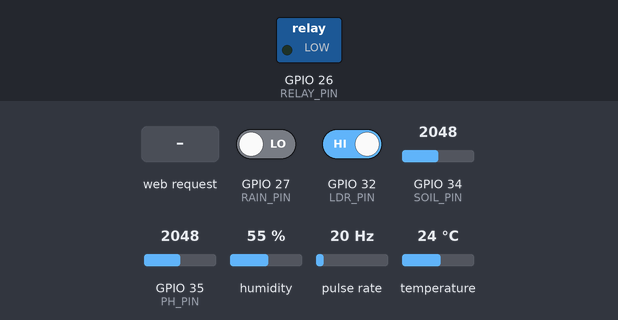
Recording of a sketch running on a simulated ESP32. Shown: switched loads named in the sketch (green lamp = pin HIGH). Wiring (inferred from the names in the program): pulse sensor: data GPIO 18. Inputs (shaded band) come from the test bench; at power-on: GPIO 27 (RAIN_PIN) LOW, GPIO 34 (SOIL_PIN) = 2048, GPIO 32 (LDR_PIN) HIGH, GPIO 35 (PH_PIN) = 2048, humidity 55 %, pulse rate 20 Hz, temperature 24 °C. WiFi joins after 1.5 s; servers stay silent unless stated; uploads are accepted with an empty reply; what the sketch prints to the serial monitor is not drawn.

Above: at 3.2 s.
3.3 s: GPIO 27 (RAIN_PIN) driven HIGH
6.5 s: GPIO 34 (SOIL_PIN) set to 2962
8.2 s: GPIO 34 (SOIL_PIN) set to 3054
At 9.8 s:
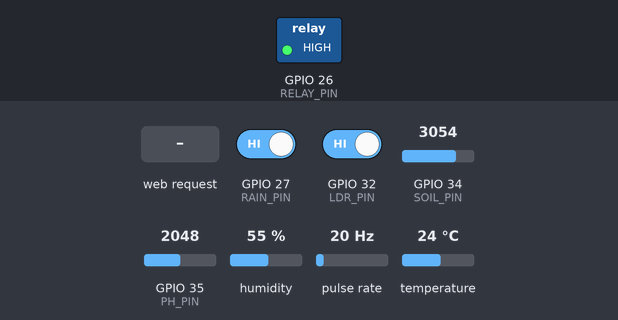
10.5 s: GPIO 32 (LDR_PIN) driven LOW
13.5 s: HTTP request GET /mode?auto=pump received
16.5 s: HTTP request GET /pump?auto=120&state=120 received
At 17.4 s:
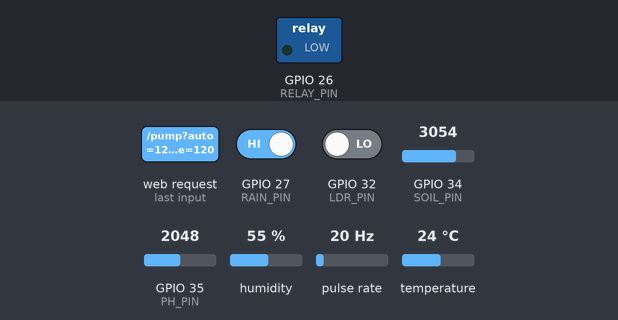
Timing chart, 0 to 19.5 s (numbered marks = the images above; inputs shaded):
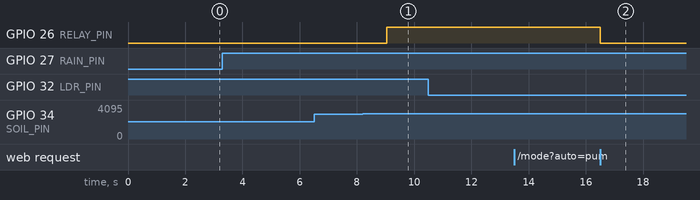

Measured:
- the behaviour switches between 2995 and 2996 on GPIO 34 (SOIL_PIN) (found by bisection; images 0 and 1)
- after the input at 3.3 s, every drawn part: stays the same
- after the input at 6.5 s, every drawn part: stays the same
- after the input at 8.2 s, GPIO 26 (RELAY_PIN): LOW → HIGH after 0.84 s
- after the input at 10.5 s, every drawn part: stays the same
- after the input at 13.5 s, every drawn part: stays the same
- after the input at 16.5 s, GPIO 26 (RELAY_PIN): HIGH → LOW at once

The sketch:

smart_irrigation_esp32.ino
```cpp
#include <WiFi.h>
#include <WiFiClientSecure.h>
#include <WebServer.h>
#include <HTTPClient.h>
#include <ArduinoJson.h>   // Library Manager -> "ArduinoJson" (Benoit Blanchon)
#include <DHT.h>

// WIFI_SSID, WIFI_PASSWORD and BACKEND_DEVICE_KEY live in wifi_secrets.h
// (same folder, never committed). Copy wifi_secrets.example.h to create it.
#include "wifi_secrets.h"

// ================= WIFI SETTINGS =================
const char* ssid     = WIFI_SSID;
const char* password = WIFI_PASSWORD;

// ================= BACKEND SETTINGS ==============
// Default: the hosted backend on Render. The board only needs internet access,
// it does NOT have to be on the same network as your laptop.
const char*    BACKEND_HOST       = "ai-smart-irrigation.onrender.com";
const uint16_t BACKEND_PORT       = 443;
const bool     BACKEND_USE_HTTPS  = true;
//
// To test against a backend running on your own PC instead, use:
//   BACKEND_HOST = "192.168.1.4" (your PC's IPv4), BACKEND_PORT = 3000,
//   BACKEND_USE_HTTPS = false, and keep both on the same Wi-Fi.
const unsigned long UPLOAD_INTERVAL_MS = 2000;   // send readings every 2 s

// ================= EXACT PINOUT ==================
#define SOIL_PIN   34   // Resistive Soil Moisture (AO) - ADC1
#define PH_PIN     35   // pH Sensor Module (Po / AO) - ADC1
#define LDR_PIN    32   // LDR Module (DO)
#define RAIN_PIN   27   // Rain Sensor Module (DO)
#define DHT_PIN     4   // DHT11 (DATA)
#define FLOW_PIN   18   // Water Flow Sensor YF-S201 (Yellow via 1k/2k divider)
#define RELAY_PIN  26   // BC548 Base (via 1k resistor) -> Low-Trigger Relay IN

#define DHTTYPE DHT11

// ============ FIXED CALIBRATION FLAGS ============
// BC548 + Low-Trigger Relay ke liye false zaroori hai
#define RELAY_ACTIVE_LOW false
#define LDR_DAY_LOW      true   // Day/Night ulta dikhe toh false kar dena

const int SOIL_DRY_RAW = 3800;  // Sookhi mitti / hawa mein reading
const int SOIL_WET_RAW = 1500;  // Geeli mitti / paani mein reading

// pH Calibration Offset (Saaf paani mein 7.0 se jitna kam/zyada aaye yahan adjust karein)
const float PH_OFFSET  = 0.0;

const int PUMP_ON_THRESHOLD  = 35;  // 35% se kam par Pump ON
const int PUMP_OFF_THRESHOLD = 60;  // 60% se zyada par Pump OFF

// ================= OBJECTS & VARS ================
DHT dht(DHT_PIN, DHTTYPE);
WebServer server(80);

portMUX_TYPE flowMux = portMUX_INITIALIZER_UNLOCKED;
volatile uint32_t pulseCount = 0;

int soilRaw = 0;
int soilPercent = 0;
float phVoltage = 2.50;
float phValue = 7.0;
float temperature = 0.0;
float humidity = 0.0;
bool isRaining = false;
bool isDaylight = true;
float flowRateLPM = 0.0;
float totalLiters = 0.0;

bool autoMode = true;
bool pumpState = false;
unsigned long lastUpdate = 0;

// --- backend sync state (only used by the upload code) ---
bool dhtValid = false;            // becomes true after the first good DHT11 read
uint32_t lastCmdId = 0;           // newest dashboard command already applied

// Water Flow Interrupt
void IRAM_ATTR flowISR() {
  portENTER_CRITICAL_ISR(&flowMux);
  pulseCount++;
  portEXIT_CRITICAL_ISR(&flowMux);
}

// Relay Control Function
void setPump(bool turnOn) {
  pumpState = turnOn;
  if (RELAY_ACTIVE_LOW) {
    digitalWrite(RELAY_PIN, turnOn ? LOW : HIGH);
  } else {
    digitalWrite(RELAY_PIN, turnOn ? HIGH : LOW);
  }
}

// Smart Agronomic Advice Generator
String getSmartTip() {
  if (isRaining) {
    return "Baarish detect hui hai: Auto-irrigation paused hai taaki waterlogging na ho.";
  }
  if (phValue < 5.5) {
    return "Paani/Soil zyada Acidic hai (pH " + String(phValue, 1) + "): Agricultural lime (choona) milane ki salah di jati hai.";
  }
  if (phValue > 8.0) {
    return "Paani/Soil zyada Alkaline hai (pH " + String(phValue, 1) + "): Gypsum ya organic compost use karein.";
  }
  if (soilPercent < PUMP_ON_THRESHOLD) {
    if (isDaylight && temperature > 35.0) {
      return "Mitti sookhi hai aur garmi zyada hai; watering ON hai (shaam ko paani dena best rehta hai).";
    }
    return "Mitti sookhi hai (" + String(soilPercent) + "%): Pump ON kar diya gaya hai.";
  }
  if (soilPercent > 75) {
    return "Mitti mein kaafi nami hai: Abhi paani dene ki zaroorat nahi hai.";
  }
  return "Soil moisture aur pH (" + String(phValue, 1) + ") normal range mein hain.";
}

// ================= WEB DASHBOARD HTML =================
const char MAIN_PAGE[] PROGMEM = R"rawliteral(
<!DOCTYPE html>
<html>
<head>
  <meta name="viewport" content="width=device-width, initial-scale=1">
  <title>Smart Irrigation Dashboard</title>
  <style>
    body { font-family: Arial, sans-serif; background: #0f172a; color: #f8fafc; margin: 0; padding: 16px; text-align: center; }
    h2 { color: #38bdf8; margin-bottom: 12px; }
    .grid { display: grid; grid-template-columns: repeat(auto-fit, minmax(150px, 1fr)); gap: 12px; max-width: 720px; margin: auto; }
    .card { background: #1e293b; padding: 14px; border-radius: 12px; box-shadow: 0 4px 10px rgba(0,0,0,0.3); }
    .label { font-size: 13px; color: #94a3b8; }
    .val { font-size: 24px; font-weight: bold; margin-top: 6px; color: #e2e8f0; }
    .tip { max-width: 692px; margin: 14px auto; background: #1e3a5f; border-left: 4px solid #38bdf8; padding: 12px; border-radius: 8px; text-align: left; font-size: 14px; }
    .controls { max-width: 720px; margin: 16px auto; display: flex; flex-wrap: wrap; gap: 10px; justify-content: center; }
    button { padding: 12px 18px; border: none; border-radius: 8px; font-size: 15px; font-weight: bold; cursor: pointer; color: #fff; }
    .btn-auto { background: #0284c7; }
    .btn-on { background: #16a34a; }
    .btn-off { background: #dc2626; }
    .btn-reset { background: #64748b; }
  </style>
</head>
<body>
  <h2>Smart Irrigation System (ESP32)</h2>
  <div class="grid">
    <div class="card"><div class="label">Soil Moisture</div><div class="val" id="soil">--%</div></div>
    <div class="card"><div class="label">Water / Soil pH</div><div class="val" id="ph">7.0</div></div>
    <div class="card"><div class="label">Temperature</div><div class="val" id="temp">-- °C</div></div>
    <div class="card"><div class="label">Humidity</div><div class="val" id="hum">--%</div></div>
    <div class="card"><div class="label">Rain Status</div><div class="val" id="rain">--</div></div>
    <div class="card"><div class="label">Light (LDR)</div><div class="val" id="light">--</div></div>
    <div class="card"><div class="label">Water Flow</div><div class="val" id="flow">0.0 L/m</div></div>
    <div class="card"><div class="label">Total Water</div><div class="val" id="total">0.00 L</div></div>
    <div class="card"><div class="label">Pump / Mode</div><div class="val" id="pump">--</div></div>
  </div>
  <div class="tip"><b>Smart Advice:</b> <span id="tip">Loading...</span></div>
  <div class="controls">
    <button class="btn-auto" onclick="cmd('/mode?auto=1')">AUTO MODE</button>
    <button class="btn-on" onclick="cmd('/pump?state=1')">MANUAL PUMP ON</button>
    <button class="btn-off" onclick="cmd('/pump?state=0')">MANUAL PUMP OFF</button>
    <button class="btn-reset" onclick="cmd('/resetflow')">RESET LITERS</button>
  </div>
  <script>
    async function refresh() {
      try {
        const res = await fetch('/data');
        const d = await res.json();
        document.getElementById('soil').innerText = d.soil + '%';
        document.getElementById('ph').innerText = d.ph.toFixed(1) + ' pH';
        document.getElementById('temp').innerText = d.temp.toFixed(1) + ' °C';
        document.getElementById('hum').innerText = d.hum.toFixed(0) + '%';
        document.getElementById('rain').innerText = d.rain ? 'RAINING' : 'DRY';
        document.getElementById('light').innerText = d.day ? 'DAY' : 'NIGHT';
        document.getElementById('flow').innerText = d.flow.toFixed(2) + ' L/m';
        document.getElementById('total').innerText = d.total.toFixed(2) + ' L';
        document.getElementById('pump').innerText = (d.pump ? 'ON' : 'OFF') + ' (' + (d.auto ? 'AUTO' : 'MAN') + ')';
        document.getElementById('tip').innerText = d.tip;
      } catch(e) {}
    }
    async function cmd(url) { await fetch(url); refresh(); }
    setInterval(refresh, 1500);
    refresh();
  </script>
</body>
</html>
)rawliteral";

// ================= WEB ROUTES =================
void handleRoot() {
  server.send(200, "text/html", MAIN_PAGE);
}

void handleData() {
  String json = "{";
  json += "\"soil\":" + String(soilPercent) + ",";
  json += "\"soilRaw\":" + String(soilRaw) + ",";
  json += "\"ph\":" + String(phValue, 2) + ",";
  json += "\"phV\":" + String(phVoltage, 2) + ",";
  json += "\"temp\":" + String(temperature, 1) + ",";
  json += "\"hum\":" + String(humidity, 1) + ",";
  json += "\"rain\":" + String(isRaining ? "true" : "false") + ",";
  json += "\"day\":" + String(isDaylight ? "true" : "false") + ",";
  json += "\"flow\":" + String(flowRateLPM, 2) + ",";
  json += "\"total\":" + String(totalLiters, 2) + ",";
  json += "\"pump\":" + String(pumpState ? "true" : "false") + ",";
  json += "\"auto\":" + String(autoMode ? "true" : "false") + ",";
  json += "\"tip\":\"" + getSmartTip() + "\"";
  json += "}";
  server.send(200, "application/json", json);
}

void handleMode() {
  if (server.hasArg("auto")) {
    autoMode = (server.arg("auto") == "1");
  }
  server.send(200, "text/plain", "OK");
}

void handlePump() {
  if (server.hasArg("state")) {
    autoMode = false;
    setPump(server.arg("state") == "1");
  }
  server.send(200, "text/plain", "OK");
}

void handleResetFlow() {
  totalLiters = 0.0;
  server.send(200, "text/plain", "OK");
}

// ================= BACKEND SYNC =================
// Applies a command from the web dashboard. Each branch does exactly what the
// ESP32's own web page does (handleMode / handlePump / handleResetFlow above).
void applyBackendCommand(const char* type, int value) {
  if (strcmp(type, "pump") == 0) {
    autoMode = false;
    setPump(value == 1);
  } else if (strcmp(type, "mode") == 0) {
    autoMode = (value == 1);
  } else if (strcmp(type, "resetFlow") == 0) {
    totalLiters = 0.0;
  }
  Serial.printf("Dashboard command applied: %s = %d\n", type, value);
}

// Connection and HTTP client are kept between uploads, so the HTTPS handshake
// happens once and later uploads take a few milliseconds.
WiFiClientSecure secureClient;
WiFiClient plainClient;
HTTPClient http;

// Result of one upload attempt.
const int UPLOAD_FAILED = -1;
const int UPLOAD_OK = 0;
const int UPLOAD_APPLIED_COMMAND = 1;

// Sends the latest readings to the backend. The reply carries any pending
// commands from the dashboard (pump on/off, auto/manual, reset litres).
// Runs in its own task (see uploadTask) so a slow network never delays the
// sensor reading and pump logic in loop().
int sendToBackend() {
  if (WiFi.status() != WL_CONNECTED) return UPLOAD_FAILED;

  String tip = getSmartTip();
  tip.replace("\\", "");
  tip.replace("\"", "'");

  String body = "{";
  body += "\"soil\":" + String(soilRaw) + ",";                    // raw ADC
  body += "\"soilPercent\":" + String(soilPercent) + ",";
  body += "\"ph\":" + String(phValue, 2) + ",";
  body += "\"phVoltage\":" + String(phVoltage, 2) + ",";
  body += "\"temperature\":" + (dhtValid ? String(temperature, 1) : String("null")) + ",";
  body += "\"humidity\":" + (dhtValid ? String(humidity, 1) : String("null")) + ",";
  body += "\"rain\":" + String(isRaining ? 1 : 0) + ",";
  body += "\"ldr\":" + String(isDaylight ? 1 : 0) + ",";           // 1 = day
  body += "\"flow\":" + String(flowRateLPM, 2) + ",";               // L/min
  body += "\"totalLiters\":" + String(totalLiters, 2) + ",";
  body += "\"pump\":" + String(pumpState ? 1 : 0) + ",";
  body += "\"autoMode\":" + String(autoMode ? 1 : 0) + ",";
  body += "\"tip\":\"" + tip + "\",";
  body += "\"lastCmdId\":" + String(lastCmdId);
  body += "}";

  // A sleeping Render service can need up to a minute to wake: that only
  // delays this task, never the pump logic.
  http.setReuse(true);
  http.setConnectTimeout(8000);
  http.setTimeout(10000);

  bool began = BACKEND_USE_HTTPS
    ? http.begin(secureClient, BACKEND_HOST, BACKEND_PORT, "/api/sensor-data", true)
    : http.begin(plainClient, BACKEND_HOST, BACKEND_PORT, "/api/sensor-data");
  if (!began) {
    Serial.println("Backend: begin() failed");
    return UPLOAD_FAILED;
  }
  http.addHeader("Content-Type", "application/json");
  if (strlen(BACKEND_DEVICE_KEY) > 0) http.addHeader("X-Device-Key", BACKEND_DEVICE_KEY);

  int code = http.POST(body);
  if (code != 200) {
    Serial.printf("Backend: upload failed (HTTP %d) -> %s://%s:%u\n",
                  code, BACKEND_USE_HTTPS ? "https" : "http", BACKEND_HOST, (unsigned)BACKEND_PORT);
    if (code < 0) Serial.println("  Cannot reach the server: check the Wi-Fi has internet. A sleeping Render service can take ~1 min to wake up.");
    if (code == 401) Serial.println("  Device key rejected: BACKEND_DEVICE_KEY must equal DEVICE_KEY on the backend.");
    http.end();
    secureClient.stop();
    plainClient.stop();
    return UPLOAD_FAILED;
  }

  String reply = http.getString();
  http.end();

  // Only the "commands" array matters to us.
  StaticJsonDocument<96> filter;
  filter["commands"][0]["id"] = true;
  filter["commands"][0]["type"] = true;
  filter["commands"][0]["value"] = true;

  StaticJsonDocument<768> doc;
  DeserializationError err = deserializeJson(doc, reply, DeserializationOption::Filter(filter));
  if (err) {
    Serial.printf("Backend: reply parse error: %s\n", err.c_str());
    return UPLOAD_OK;
  }

  bool applied = false;
  for (JsonObject cmd : doc["commands"].as<JsonArray>()) {
    uint32_t id = cmd["id"].as<uint32_t>();
    if (id <= lastCmdId) continue;           // already applied
    applyBackendCommand(cmd["type"] | "", cmd["value"] | 0);
    lastCmdId = id;
    applied = true;
  }

  return applied ? UPLOAD_APPLIED_COMMAND : UPLOAD_OK;
}

// Background task (core 0): upload every UPLOAD_INTERVAL_MS. After applying a
// dashboard command it reports the new state immediately; after a failure it
// waits a little longer before trying again.
void uploadTask(void* unused) {
  for (;;) {
    int result = sendToBackend();
    if (result == UPLOAD_APPLIED_COMMAND) continue;
    vTaskDelay(pdMS_TO_TICKS(result == UPLOAD_FAILED ? 5000 : UPLOAD_INTERVAL_MS));
  }
}

// ================= SETUP =================
void setup() {
  Serial.begin(115200);
  delay(500);

  digitalWrite(RELAY_PIN, RELAY_ACTIVE_LOW ? HIGH : LOW);
  pinMode(RELAY_PIN, OUTPUT);
  setPump(false);

  pinMode(SOIL_PIN, INPUT);
  pinMode(PH_PIN, INPUT);
  pinMode(LDR_PIN, INPUT);
  pinMode(RAIN_PIN, INPUT);
  pinMode(FLOW_PIN, INPUT);

  attachInterrupt(digitalPinToInterrupt(FLOW_PIN), flowISR, RISING);
  dht.begin();

  Serial.print("Connecting to WiFi: ");
  Serial.println(ssid);
  WiFi.begin(ssid, password);

  int tries = 0;
  while (WiFi.status() != WL_CONNECTED && tries < 20) {
    delay(500);
    Serial.print(".");
    tries++;
  }

  if (WiFi.status() == WL_CONNECTED) {
    Serial.println("\nWiFi Connected!");
    Serial.print("Dashboard URL -> http://");
    Serial.println(WiFi.localIP());
    Serial.printf("Backend       -> %s://%s:%u\n", BACKEND_USE_HTTPS ? "https" : "http", BACKEND_HOST, (unsigned)BACKEND_PORT);

    server.on("/", handleRoot);
    server.on("/data", handleData);
    server.on("/mode", handleMode);
    server.on("/pump", handlePump);
    server.on("/resetflow", handleResetFlow);
    server.begin();
  } else {
    Serial.println("\nWiFi not connected. Running in Offline AutoMode!");
  }

  // Cloud upload runs beside loop(): HTTPS to the backend (no certificate
  // pinning; the readings are not secret and the device key is only a gate).
  secureClient.setInsecure();
  xTaskCreatePinnedToCore(uploadTask, "upload", 16384, NULL, 1, NULL, 0);
}

// ================= MAIN LOOP =================
void loop() {
  if (WiFi.status() == WL_CONNECTED) {
    server.handleClient();
  }

  if (millis() - lastUpdate >= 1000) {
    unsigned long elapsed = millis() - lastUpdate;
    lastUpdate = millis();

    // 1. Water Flow (YF-S201)
    uint32_t pulses = 0;
    portENTER_CRITICAL(&flowMux);
    pulses = pulseCount;
    pulseCount = 0;
    portEXIT_CRITICAL(&flowMux);

    float seconds = elapsed / 1000.0;
    flowRateLPM = (pulses / seconds) / 7.5;
    totalLiters += (pulses / 450.0);

    // 2. Resistive Soil Moisture (5-sample average)
    long soilSum = 0;
    for (int i = 0; i < 5; i++) {
      soilSum += analogRead(SOIL_PIN);
      delay(2);
    }
    soilRaw = soilSum / 5;
    int mappedSoil = map(soilRaw, SOIL_DRY_RAW, SOIL_WET_RAW, 0, 100);
    soilPercent = constrain(mappedSoil, 0, 100);

    // 3. pH Sensor (10-sample average)
    long phSum = 0;
    for (int i = 0; i < 10; i++) {
      phSum += analogRead(PH_PIN);
      delay(2);
    }
    float phRawAvg = phSum / 10.0;
    phVoltage = phRawAvg * (3.3 / 4095.0);
    float rawPh = 7.0 + ((2.50 - phVoltage) / 0.18) + PH_OFFSET;
    phValue = constrain(rawPh, 0.0, 14.0);

    // 4. Rain & LDR (Digital)
    isRaining  = (digitalRead(RAIN_PIN) == LOW);
    isDaylight = LDR_DAY_LOW ? (digitalRead(LDR_PIN) == LOW) : (digitalRead(LDR_PIN) == HIGH);

    // 5. DHT11 (Temp & Humidity)
    float t = dht.readTemperature();
    float h = dht.readHumidity();
    if (!isnan(t)) temperature = t;
    if (!isnan(h)) humidity = h;
    if (!isnan(t) && !isnan(h)) dhtValid = true;

    // 6. AutoMode Decision Logic
    if (autoMode) {
      if (isRaining) {
        setPump(false);
      } else if (soilPercent < PUMP_ON_THRESHOLD) {
        setPump(true);
      } else if (soilPercent > PUMP_OFF_THRESHOLD) {
        setPump(false);
      }
    }

    // 7. Serial Monitor Output
    Serial.printf("Soil: %d%% (Raw:%d) | pH: %.2f (%.2fV) | Temp: %.1fC | Hum: %.0f%% | Rain: %s | Light: %s | Flow: %.2f L/m | Pump: %s [%s]\n",
                  soilPercent, soilRaw, phValue, phVoltage, temperature, humidity,
                  isRaining ? "YES" : "NO",
                  isDaylight ? "DAY" : "NIGHT",
                  flowRateLPM,
                  pumpState ? "ON" : "OFF",
                  autoMode ? "AUTO" : "MANUAL");
  }
}
// ===== END OF CODE =====
```

Source omitted: wifi_secrets.example.h (347 bytes)
